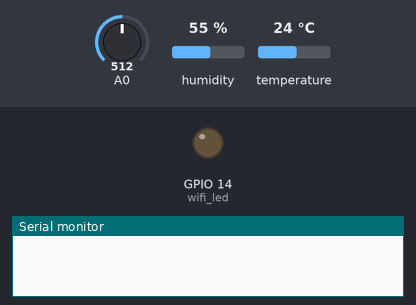
A sketch run on a simulated ESP8266 (NodeMCU). Shown: output pins drawn as LEDs (lit = HIGH), the last lines printed to the serial monitor. Inputs (shaded band) come from the test bench; at power-on: A0 = 512, humidity 55 %, temperature 24 °C. WiFi joins after 1.5 s; servers stay silent unless stated.

Above: at 0.0 s.
At 5.1 s:
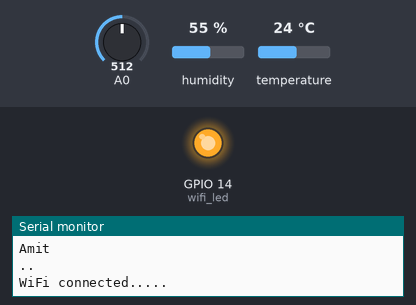
Timing chart, 0 to 6.6 s (numbered marks = the images above):
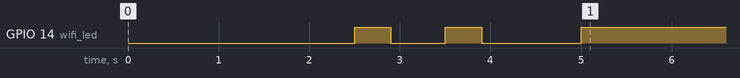

The sketch:

Temperature_and_Humidity_Monitoring_System.ino
```cpp
#include <DHT.h> //  DHT.h library
#include <ESP8266WiFi.h> // ESP8266WiFi.h library
#define DHTPIN 5
#define DHTTYPE  DHT11

const char* ssid     = "#Amit Singh";// replace subscribe with your WiFi SSID(Name)
const char* password = "Papa5785";//replace with Your Wifi Password name
const char* host = "api.thingspeak.com";
String writeAPIKey = "OMBQG2WDQQL11IG0"; //copy yout ThingSpeak channel API Key.


int wifi_led=14;


DHT dht(DHTPIN, DHTTYPE);
int soil=A0;
int str;
int cont;

WiFiClient client;


void setup() {
  // Initialize sensor

  Serial.begin(9600);
  delay(1000);
  Serial.println("Amit");
  delay(1000);
  pinMode(A0,INPUT);
  pinMode(wifi_led,OUTPUT);
  pinMode(DHTPIN,INPUT);
  WiFi.begin(ssid, password);
  while (WiFi.status() != WL_CONNECTED)
  {
    delay(500);
    Serial.print(".");
    digitalWrite(wifi_led,HIGH);
    delay(400);
    digitalWrite(wifi_led,LOW);
    delay(100);
  }

  Serial.println("");
  delay(1000);
  Serial.println("WiFi connected.....");
  digitalWrite(wifi_led,HIGH);

 dht.begin();
 delay(1000);

}

void loop()
{
 float h = dht.readHumidity();
 float t = dht.readTemperature();
 str=analogRead(A0);

if (isnan(h) || isnan(t))
{
  Serial.println("Failed to read from DHT Sensor");
  return;
}

  if (client.connect(host,80))
  {  //   "184.106.153.149" or api.thingspeak.com
    String postStr = writeAPIKey;
           postStr +="&field1=";
           postStr += String(t);
           postStr += "\r\n\r\n";
           postStr +="&field2=";
           postStr += String(h);
           postStr += "\r\n\r\n";
           postStr +="&field3=";
           postStr += String(str);
           postStr += "\r\n\r\n";

     client.print("POST /update HTTP/1.1\n");
     client.print("Host: api.thingspeak.com\n");
     client.print("Connection: close\n");
     client.print("X-THINGSPEAKAPIKEY: "+writeAPIKey+"\n");
     client.print("Content-Type: application/x-www-form-urlencoded\n");
     client.print("Content-Length: ");
     client.print(postStr.length());
     client.print("\n\n");
     client.print(postStr);


  Serial.print("Temperature : ");
  Serial.print(t);
  Serial.print("\n");
  Serial.print("Soil MOisture : ");
  Serial.print(str);
  Serial.print("\n");
  Serial.print("Humidity : ");
  Serial.println(h);

  Serial.println("Send to ThingSpeak.\n");
  }
  client.stop();


   Serial.println("Waiting...");
  // thingspeak needs minimum 15 sec delay between updates
  // Here I set upload every 60 seconds
  for(unsigned int i = 0; i <60; i++)
  {
    delay(1000);
  }

}
```
